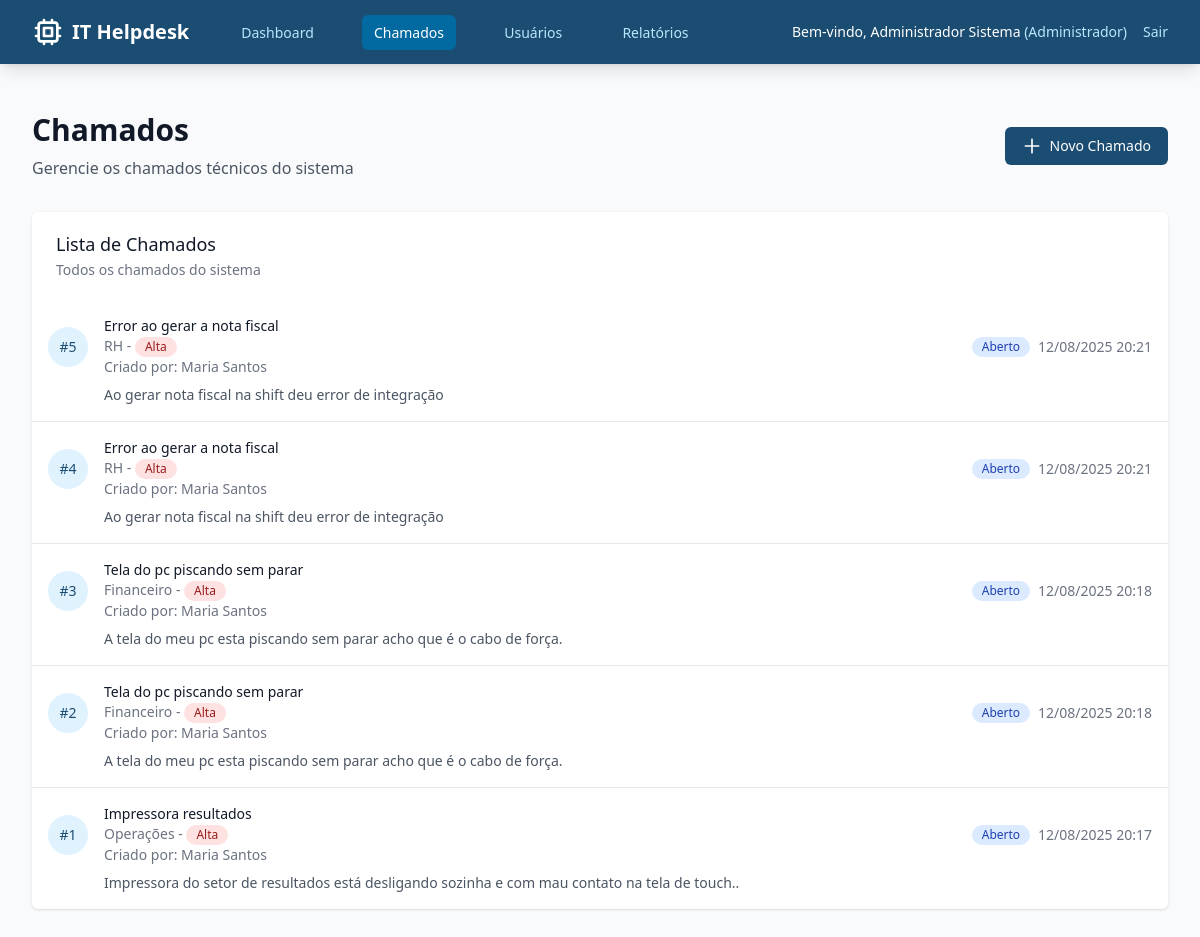
Page /tickets (signed in) on the committed database.
### simple_app.py (models this page shows)
class Ticket(db.Model):
    id = db.Column(db.Integer, primary_key=True)
    title = db.Column(db.String(200), nullable=False)
    description = db.Column(db.Text, nullable=False)
    department = db.Column(db.String(100), nullable=False)
    priority = db.Column(db.String(10), nullable=False)
    status = db.Column(db.String(20), default='Aberto')
    observations = db.Column(db.Text)
    created_at = db.Column(db.DateTime, default=datetime.utcnow)
    updated_at = db.Column(db.DateTime, default=datetime.utcnow, onupdate=datetime.utcnow)
    resolved_at = db.Column(db.DateTime)
    closed_at = db.Column(db.DateTime)
    sla_due = db.Column(db.DateTime)
    sla_violated = db.Column(db.Boolean, default=False)
    creator_id = db.Column(db.Integer, db.ForeignKey('user.id'), nullable=False)
    assigned_to = db.Column(db.Integer, db.ForeignKey('user.id'))

class User(db.Model):
    id = db.Column(db.Integer, primary_key=True)
    username = db.Column(db.String(80), unique=True, nullable=False)
    password_hash = db.Column(db.String(256), nullable=False)
    role = db.Column(db.String(20), nullable=False)
    email = db.Column(db.String(120), unique=True, nullable=False)
    name = db.Column(db.String(100), nullable=False)
    created_at = db.Column(db.DateTime, default=datetime.utcnow)
    active = db.Column(db.Boolean, default=True)

### simple_app.py (the view)
@app.route('/tickets')
def tickets():
    if 'user_id' not in session:
        return redirect(url_for('login'))
    user_id = session.get('user_id')
    user_role = session.get('user_role')
    if user_role == 'Colaborador':
        tickets_list = Ticket.query.filter_by(creator_id=user_id).order_by(Ticket.created_at.desc()).all()
    else:
        tickets_list = Ticket.query.order_by(Ticket.created_at.desc()).all()
    for ticket in tickets_list:
        ticket.creator = User.query.get(ticket.creator_id)
        if ticket.assigned_to:
            ticket.assignee = User.query.get(ticket.assigned_to)
        else:
            ticket.assignee = None
    return render_template('simple_tickets.html', tickets=tickets_list)

### templates/simple_tickets.html (shortened to what this page needs)
<!DOCTYPE html>
<html lang="pt-BR">
<head>
    <script src="https://cdn.tailwindcss.com"></script>
    <link rel="stylesheet" href="{{ url_for('static', filename='css/style.css') }}">
</head>
<body class="bg-gray-50 font-sans">
    <nav class="bg-primary-600 shadow-lg">
        <div class="max-w-7xl mx-auto px-4 sm:px-6 lg:px-8">
            <div class="flex justify-between h-16">
                <div class="flex items-center">
                    <div class="flex-shrink-0 flex items-center">
                        <svg class="w-8 h-8 text-white" fill="none" stroke="currentColor" viewBox="0 0 24 24">
                            <path stroke-linecap="round" stroke-linejoin="round" stroke-width="2" d="M9 3v2m6-2v2M9 19v2m6-2v2M5 9H3m2 6H3m18-6h-2m2 6h-2M7 19h10a2 2 0 002-2V7a2 2 0 00-2-2H7a2 2 0 00-2 2v10a2 2 0 002 2zM9 9h6v6H9V9z"></path>
                        </svg>
                        <span class="ml-2 text-xl font-bold text-white">IT Helpdesk</span>
                    </div>
                    <div class="ml-10 space-x-8">
                        <a href="{{ url_for('index') }}" class="text-primary-200 hover:text-white px-3 py-2 rounded-md text-sm font-medium">Dashboard</a>
                        <a href="{{ url_for('tickets') }}" class="text-white hover:text-primary-200 px-3 py-2 rounded-md text-sm font-medium bg-primary-700">Chamados</a>
                        {% if session.user_role in ['Administrador', 'Diretoria'] %}
                        <a href="{{ url_for('users') }}" class="text-primary-200 hover:text-white px-3 py-2 rounded-md text-sm font-medium">Usuários</a>
                        <a href="{{ url_for('reports') }}" class="text-primary-200 hover:text-white px-3 py-2 rounded-md text-sm font-medium">Relatórios</a>
                        {% endif %}
                    </div>
                </div>
                <div class="flex items-center space-x-4">
                    <span class="text-white text-sm">
                        Bem-vindo, <span class="font-medium">{{ session.user_name }}</span>
                        <span class="text-primary-200">({{ session.user_role }})</span>
                    </span>
                    <a href="{{ url_for('logout') }}" class="text-primary-200 hover:text-white text-sm">Sair</a>
                </div>
            </div>
        </div>
    </nav>
    <main class="max-w-7xl mx-auto py-6 sm:px-6 lg:px-8">
        <div class="px-4 py-6 sm:px-0">
            <div class="mb-8">
                <div class="flex justify-between items-center">
                    <div>
                        <h1 class="text-3xl font-bold text-gray-900">Chamados</h1>
                        <p class="mt-2 text-gray-600">Gerencie os chamados técnicos do sistema</p>
                    </div>
                    <button onclick="showCreateForm()" class="inline-flex items-center px-4 py-2 border border-transparent text-sm font-medium rounded-md text-white bg-primary-600 hover:bg-primary-700">
                        <svg class="w-5 h-5 mr-2" fill="none" stroke="currentColor" viewBox="0 0 24 24">
                            <path stroke-linecap="round" stroke-linejoin="round" stroke-width="2" d="M12 4v16m8-8H4"></path>
                        </svg>
                        Novo Chamado
                    </button>
                </div>
            </div>
            <div class="bg-white shadow overflow-hidden sm:rounded-md">
                <div class="px-4 py-5 sm:px-6">
                    <h3 class="text-lg leading-6 font-medium text-gray-900">Lista de Chamados</h3>
                    <p class="mt-1 max-w-2xl text-sm text-gray-500">
                        {% if session.user_role == 'Colaborador' %}
                            Seus chamados criados
                        {% else %}
                            Todos os chamados do sistema
                        {% endif %}
                    </p>
                </div>
                {% if tickets %}
                <ul class="divide-y divide-gray-200">
                    {% for ticket in tickets %}
                    <li>
                        <div class="px-4 py-4">
                            <div class="flex items-center justify-between">
                                <div class="flex items-center">
                                    <div class="flex-shrink-0 h-10 w-10">
                                        <div class="h-10 w-10 rounded-full bg-primary-100 flex items-center justify-center">
                                            <span class="text-sm font-medium text-primary-600">#{{ ticket.id }}</span>
                                        </div>
                                    </div>
                                    <div class="ml-4">
                                        <div class="text-sm font-medium text-gray-900">{{ ticket.title }}</div>
                                        <div class="text-sm text-gray-500">
                                            {{ ticket.department }} -
                                            <span class="inline-flex items-center px-2.5 py-0.5 rounded-full text-xs font-medium
                                                {% if ticket.priority == 'Alta' %}bg-red-100 text-red-800{% endif %}
                                                {% if ticket.priority == 'Baixa' %}bg-green-100 text-green-800{% endif %}">
                                                {{ ticket.priority }}
                                            </span>
                                        </div>
                                        <div class="text-sm text-gray-500">
                                            Criado por: {{ ticket.creator.name if ticket.creator else 'N/A' }}
                                        </div>
                                    </div>
                                </div>
                                <div class="flex items-center space-x-2">
                                    <span class="inline-flex items-center px-2.5 py-0.5 rounded-full text-xs font-medium
                                        {% if ticket.status == 'Aberto' %}bg-blue-100 text-blue-800{% endif %}
                                        {% if ticket.status == 'Fechado' %}bg-gray-100 text-gray-800{% endif %}">
                                        {{ ticket.status }}
                                    </span>
                                    <span class="text-sm text-gray-500">
                                        {{ ticket.created_at.strftime('%d/%m/%Y %H:%M') }}
                                    </span>
                                </div>
                            </div>
                            {% if ticket.description %}
                            <div class="mt-2 ml-14">
                                <p class="text-sm text-gray-600">{{ ticket.description[:200] }}{% if ticket.description|length > 200 %}...{% endif %}</p>
                            </div>
                            {% endif %}
                        </div>
                    </li>
                    {% endfor %}
                </ul>
                {% endif %}
            </div>
        </div>
    </main>
</body>
</html>

### static/css/style.css (style rules this page uses)
:root { --primary: 203 85% 35%; --primary-foreground: 0 0% 100%; --secondary: 200 25% 90%; --secondary-foreground: 203 85% 35%; --accent: 154 50% 45%; --accent-foreground: 0 0% 100%; --background: 210 11% 98%; --foreground: 210 40% 15%; --muted: 200 25% 95%; --muted-foreground: 210 40% 35%; --border: 200 25% 85%; --input: 200 25% 95%; --card: 0 0% 100%; --card-foreground: 210 40% 15%; --destructive: 0 65% 51%; --destructive-foreground: 0 0% 100%; --warning: 45 93% 47%; --warning-foreground: 0 0% 100%; --success: 154 50% 45%; --success-foreground: 0 0% 100%; }

### rows in the picture
Ticket: id "5", title "Error ao gerar a nota fiscal", department "RH", priority "Alta", creator "Maria Santos", status "Aberto", created_at "12/08/2025 20:21", description "Ao gerar nota fiscal na shift deu error de integração"
Ticket: id "4", title "Error ao gerar a nota fiscal", department "RH", priority "Alta", creator "Maria Santos", status "Aberto", created_at "12/08/2025 20:21", description "Ao gerar nota fiscal na shift deu error de integração"
Ticket: id "3", title "Tela do pc piscando sem parar", department "Financeiro", priority "Alta", creator "Maria Santos", status "Aberto", created_at "12/08/2025 20:18", description "A tela do meu pc esta piscando sem parar acho que é o cabo de força."
Ticket: id "2", title "Tela do pc piscando sem parar", department "Financeiro", priority "Alta", creator "Maria Santos", status "Aberto", created_at "12/08/2025 20:18", description "A tela do meu pc esta piscando sem parar acho que é o cabo de força."
Ticket: id "1", title "Impressora resultados", department "Operações", priority "Alta", creator "Maria Santos", status "Aberto", created_at "12/08/2025 20:17", description "Impressora do setor de resultados está desligando sozinha e com mau contato na tela de touch.."

### other values in the picture
{{ session.user_name }} "Administrador Sistema"
{{ session.user_role }} "Administrador"
